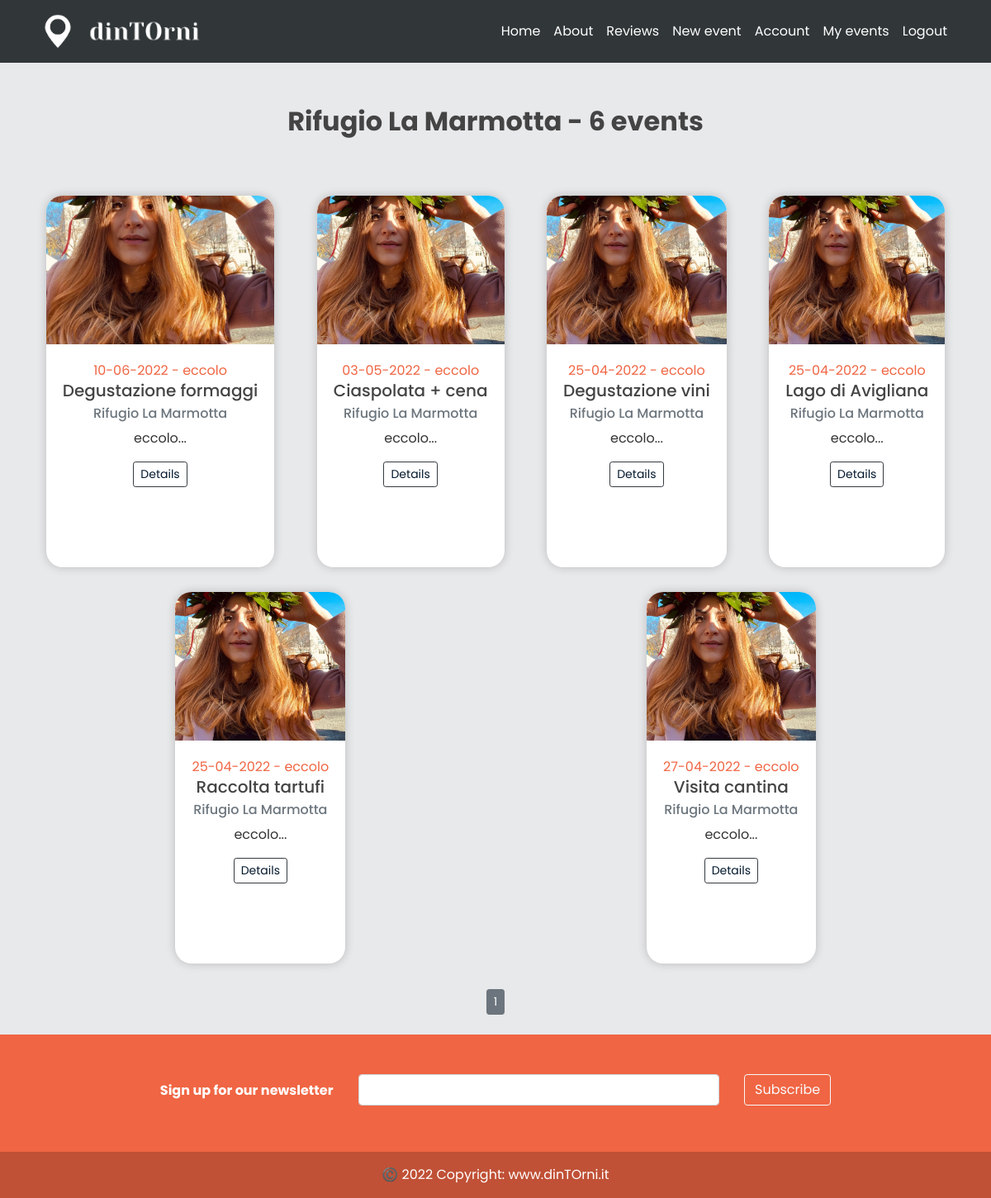
Page /eventscreated (signed in) on the committed database.
### models.py (models this page shows, shortened)
class User(db.Model, UserMixin):
    _tablename__ = 'user'
    id = db.Column(db.Integer, primary_key=True)
    email = db.Column(db.String(120), unique=True, nullable=False)
    image_file = db.Column(db.String(20), nullable=False, default='default.jpg')
    password = db.Column(db.String(60), nullable=False)
    telephone = db.Column(db.Integer(), nullable=False)
    type= db.Column(db.String(20))
    __mapper_args__={
        'polymorphic_identity': 'user',
        'polymorphic_on': type
    }

class Business(User, db.Model):
    _tablename__ = 'business'
    id = db.Column(db.Integer, db.ForeignKey('user.id'), primary_key=True)
    name = db.Column(db.String(20), unique=True, nullable=False)
    vat_number = db.Column(db.Integer())#rimettere i nullable
    city = db.Column(db.String(20))
    address = db.Column(db.String(30))
    events = db.relationship('Event', backref='creator', lazy=True)
    link_facebook = db.Column(db.String())
    link_instagram = db.Column(db.String())
    link_twitter = db.Column(db.String())
    link_website = db.Column(db.String())
    __mapper_args__ = {
        'polymorphic_identity': 'business',
    }

class Event(db.Model):
    id = db.Column(db.Integer, primary_key=True)
    title = db.Column(db.String(100), nullable=False)
    date_event = db.Column(db.Date, nullable=False)
    location = db.Column(db.Text, nullable=False)
    price = db.Column(db.Float, nullable = True)
    equipment = db.Column(db.Text,  nullable=True)
    min_users = db.Column(db.Integer,  nullable=True)
    date_posted = db.Column(db.DateTime,
                            default=datetime.utcnow())  # default è listante corrente in cui posto
    content = db.Column(db.Text,  nullable=False)
    weaknesses = db.Column(db.Text,  nullable=True)
    image_event1 = db.Column(db.String(20), nullable=False, default='default.jpg')
    image_event2 = db.Column(db.String(20), nullable=False, default='default.jpg')
    image_event3 = db.Column(db.String(20), nullable=False, default='default.jpg')
    business_id = db.Column(db.Integer, db.ForeignKey('business.id'))  # db integer, è una chiave devo specificare la relazi

### app/users/routes.py (the view)
@users.route("/eventscreated")
@login_required
def events_created():
    page = request.args.get('page', 1, type=int)
    business = Business.query.filter_by(name=current_user.name).first_or_404()
    events = Event.query.filter_by(creator=business).order_by(Event.date_posted.desc()).paginate(page=page, per_page=9)
    return render_template('events_created.html', events=events, business=business)

### models.py (called while the page is built)
@login_manager.user_loader
def load_user(email):
    user = User.query.get(email)
    return user

### app/templates/events_created.html
{% extends "layout.html" %}
{% block content %}
    <div class="container">
    <div class="row text-center justify-content-center mb-5">
        <div class="col pt-5">
            <h2 class="font-weight-bold">{{ current_user.name }} - {{ events.total }} events</h2>
        </div>
    </div>
    </div>
    <section>
        <div class="card-group">
            <div class="row justify-content-around">
            {% for event in events.items %}
                <div class="card" id="card_home" style="margin: 15px;">
                    <img class="card-img-top" style="width: 100%; height: 15vw; object-fit: cover;" src="{{ url_for('static', filename='events_pics/' + event.image_event1) }}">
                    <div class="card-body align-center">
                        <p class="card-text text-center mb-0" style="color: #F06543">{{ event.date_event.strftime('%d-%m-%Y') }} - {{ event.location }}</p>
                        <h5 class="card-title text-center mt-0">{{ event.title }}</h5>
                        <h6 class="card-subtitle mb-2 text-muted text-center" href="{{ url_for('users.user_events', name=event.creator.name) }}">{{ event.creator.name }}</h6>
                        <p class="card-text text-center mb-3">{{ event.content[:35] + "..." }}</p>
                        <div class="col text-center mb-0 mt-3">
                              <a href="{{ url_for('events.update_event', event_id=event.id) }}" class="btn btn-outline-dark btn-sm mb-0" style="color: #04192E">Details</a>
                        </div>
                    </div>
                </div>
                {% endfor %}
            </div>
        </div>
    </section>
    <div class="container fill d-flex justify-content-center mt-3">
    {% for page_num in events.iter_pages(left_edge=1, right_edge=1, left_current=1, right_current=2) %}
      {% if page_num %}
        {% if events.page == page_num %}
          <a class="btn btn-secondary btn-sm mb-4 text-white">{{ page_num }}</a>
        {% else %}
          <a class="btn btn-secondary btn-sm mb-4 text-white" >{{ page_num }}</a>
        {% endif %}
      {% else %}
        ...
      {% endif %}
    {% endfor %}
    </div>
{% endblock content %}

### app/static/main.css (style rules this page uses)
body { background: #fafafa; color: #333333; margin-top: 5rem; }
h1, h2, h3, h4, h5, h6 { color: #444444; }
.card { border: none; transition: all 500ms cubic-bezier(0.19, 1, 0.22, 1); overflow: hidden; border-radius: 20px; min-height: 450px; box-shadow: 0 0 12px 0 rgba(0, 0, 0, 0.2); }
.card .card-body { transition: all 500ms cubic-bezier(0.19, 1, 0.22, 1); }
.align-center { text-align: center; }
img { border: 0; }
img { max-width: 100%; }
img { vertical-align: middle; border-style: none; }
*, body { font-family: "Poppins", sans-serif; }
a { color: #F06543; }
.pt-5 { padding-top: 3rem !important; }
.text-center { text-align: center !important; }
.d-flex { display: -ms-flexbox !important; display: flex !important; }

### rows in the picture
Business: name "Rifugio La Marmotta"
Event: image_event1 (placeholder picture), date_event "10-06-2022", location "eccolo", title "Degustazione formaggi", creator.name "Rifugio La Marmotta", content "eccolo..."
Event: image_event1 (placeholder picture), date_event "03-05-2022", location "eccolo", title "Ciaspolata + cena", creator.name "Rifugio La Marmotta", content "eccolo..."
Event: image_event1 (placeholder picture), date_event "25-04-2022", location "eccolo", title "Degustazione vini", creator.name "Rifugio La Marmotta", content "eccolo..."
Event: image_event1 (placeholder picture), date_event "25-04-2022", location "eccolo", title "Lago di Avigliana", creator.name "Rifugio La Marmotta", content "eccolo..."
Event: image_event1 (placeholder picture), date_event "25-04-2022", location "eccolo", title "Raccolta tartufi", creator.name "Rifugio La Marmotta", content "eccolo..."
Event: image_event1 (placeholder picture), date_event "27-04-2022", location "eccolo", title "Visita cantina", creator.name "Rifugio La Marmotta", content "eccolo..."

### other values in the picture
{{ events.total }} "6"
{{ page_num }} "1"
